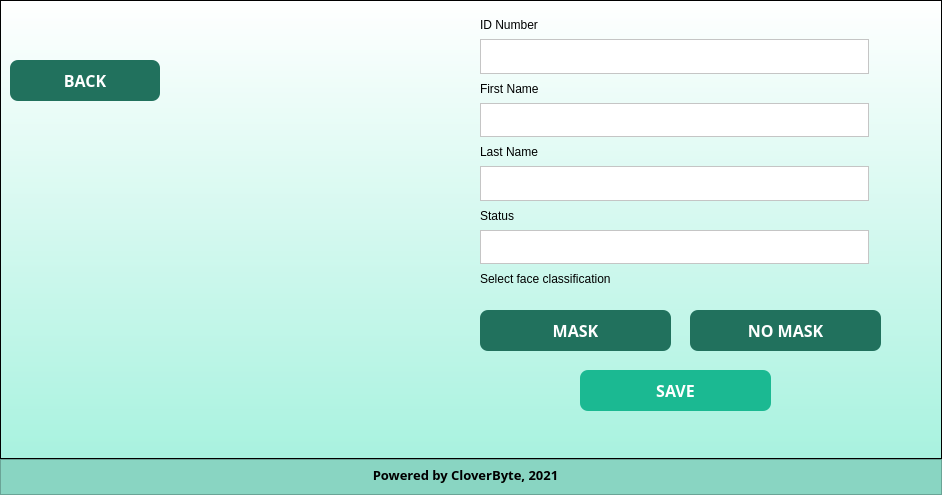
<?xml version="1.0" encoding="UTF-8"?>
<ui version="4.0">
 <class>MainWindow</class>
 <widget class="QMainWindow" name="MainWindow">
  <property name="geometry">
   <rect>
    <x>0</x>
    <y>0</y>
    <width>942</width>
    <height>495</height>
   </rect>
  </property>
  <property name="minimumSize">
   <size>
    <width>942</width>
    <height>495</height>
   </size>
  </property>
  <property name="maximumSize">
   <size>
    <width>942</width>
    <height>495</height>
   </size>
  </property>
  <property name="windowTitle">
   <string>MainWindow</string>
  </property>
  <widget class="QWidget" name="centralwidget">
   <layout class="QVBoxLayout" name="verticalLayout">
    <property name="spacing">
     <number>0</number>
    </property>
    <property name="leftMargin">
     <number>0</number>
    </property>
    <property name="topMargin">
     <number>0</number>
    </property>
    <property name="rightMargin">
     <number>0</number>
    </property>
    <property name="bottomMargin">
     <number>0</number>
    </property>
    <item>
     <widget class="QFrame" name="frame">
      <property name="styleSheet">
       <string notr="true">background-color: qlineargradient(spread:pad, x1:0.5, y1:1, x2:0.5, y2:0, stop:0 rgba(168, 242, 223, 255), stop:1 rgba(255, 255, 255, 255))</string>
      </property>
      <property name="frameShape">
       <enum>QFrame::StyledPanel</enum>
      </property>
      <property name="frameShadow">
       <enum>QFrame::Raised</enum>
      </property>
      <widget class="QPushButton" name="nomaskbtn">
       <property name="geometry">
        <rect>
         <x>690</x>
         <y>310</y>
         <width>191</width>
         <height>41</height>
        </rect>
       </property>
       <property name="minimumSize">
        <size>
         <width>191</width>
         <height>41</height>
        </size>
       </property>
       <property name="font">
        <font>
         <family>Work Sans</family>
         <pointsize>12</pointsize>
         <weight>75</weight>
         <bold>true</bold>
        </font>
       </property>
       <property name="styleSheet">
        <string notr="true">QPushButton{
	background-color: rgb(33, 113, 93);
	border: none;
	color: rgb(255, 255, 255);
	border-radius: 8px;
}
QPushButton:hover{
	background-color: rgb(31, 211, 166);
}
QPushButton:pressed{
	background-color: rgb(22, 154, 121)
}</string>
       </property>
       <property name="text">
        <string>NO MASK</string>
       </property>
       <property name="flat">
        <bool>false</bool>
       </property>
      </widget>
      <widget class="QPushButton" name="maskbtn">
       <property name="geometry">
        <rect>
         <x>480</x>
         <y>310</y>
         <width>191</width>
         <height>41</height>
        </rect>
       </property>
       <property name="minimumSize">
        <size>
         <width>191</width>
         <height>41</height>
        </size>
       </property>
       <property name="font">
        <font>
         <family>Work Sans</family>
         <pointsize>12</pointsize>
         <weight>75</weight>
         <bold>true</bold>
        </font>
       </property>
       <property name="autoFillBackground">
        <bool>false</bool>
       </property>
       <property name="styleSheet">
        <string notr="true">QPushButton{
	background-color: rgb(33, 113, 93);
	border: none;
	color: rgb(255, 255, 255);
	border-radius: 8px;
}
QPushButton:hover{
	background-color: rgb(31, 211, 166);
}
QPushButton:pressed{
	background-color: rgb(22, 154, 121)
}</string>
       </property>
       <property name="text">
        <string>MASK</string>
       </property>
       <property name="flat">
        <bool>false</bool>
       </property>
      </widget>
      <widget class="QPushButton" name="savebtn">
       <property name="geometry">
        <rect>
         <x>580</x>
         <y>370</y>
         <width>191</width>
         <height>41</height>
        </rect>
       </property>
       <property name="minimumSize">
        <size>
         <width>191</width>
         <height>41</height>
        </size>
       </property>
       <property name="font">
        <font>
         <family>Work Sans</family>
         <pointsize>12</pointsize>
         <weight>75</weight>
         <bold>true</bold>
        </font>
       </property>
       <property name="styleSheet">
        <string notr="true">QPushButton{
	background-color: rgb(27, 185, 146);
	border: none;
	color: rgb(255, 255, 255);
	border-radius: 8px;
}
QPushButton:hover{
	background-color: rgb(31, 211, 166);
}
QPushButton:pressed{
	background-color: rgb(22, 154, 121)
}</string>
       </property>
       <property name="text">
        <string>SAVE</string>
       </property>
       <property name="flat">
        <bool>false</bool>
       </property>
      </widget>
      <widget class="QPushButton" name="gobackbtn">
       <property name="geometry">
        <rect>
         <x>10</x>
         <y>60</y>
         <width>150</width>
         <height>41</height>
        </rect>
       </property>
       <property name="minimumSize">
        <size>
         <width>150</width>
         <height>41</height>
        </size>
       </property>
       <property name="font">
        <font>
         <family>Work Sans</family>
         <pointsize>12</pointsize>
         <weight>75</weight>
         <bold>true</bold>
        </font>
       </property>
       <property name="styleSheet">
        <string notr="true">QPushButton{
	background-color: rgb(33, 113, 93);
	border: none;
	color: rgb(255, 255, 255);
	border-radius: 8px;
}
QPushButton:hover{
	background-color: rgb(46, 159, 131);
}
QPushButton:pressed{
	background-color: rgb(29, 100, 82);
}</string>
       </property>
       <property name="text">
        <string>BACK</string>
       </property>
       <property name="flat">
        <bool>false</bool>
       </property>
      </widget>
      <widget class="QLabel" name="label_6">
       <property name="geometry">
        <rect>
         <x>480</x>
         <y>270</y>
         <width>171</width>
         <height>17</height>
        </rect>
       </property>
       <property name="autoFillBackground">
        <bool>false</bool>
       </property>
       <property name="styleSheet">
        <string notr="true">background-color: transparent;</string>
       </property>
       <property name="text">
        <string>Select face classification</string>
       </property>
      </widget>
      <widget class="QLabel" name="label_5">
       <property name="geometry">
        <rect>
         <x>480</x>
         <y>207</y>
         <width>389</width>
         <height>17</height>
        </rect>
       </property>
       <property name="autoFillBackground">
        <bool>false</bool>
       </property>
       <property name="styleSheet">
        <string notr="true">background-color: transparent;</string>
       </property>
       <property name="text">
        <string>Status</string>
       </property>
      </widget>
      <widget class="QLabel" name="label_4">
       <property name="geometry">
        <rect>
         <x>480</x>
         <y>143</y>
         <width>389</width>
         <height>17</height>
        </rect>
       </property>
       <property name="autoFillBackground">
        <bool>false</bool>
       </property>
       <property name="styleSheet">
        <string notr="true">background-color: transparent;</string>
       </property>
       <property name="text">
        <string>Last Name</string>
       </property>
      </widget>
      <widget class="QLabel" name="label">
       <property name="geometry">
        <rect>
         <x>480</x>
         <y>16</y>
         <width>389</width>
         <height>17</height>
        </rect>
       </property>
       <property name="autoFillBackground">
        <bool>false</bool>
       </property>
       <property name="styleSheet">
        <string notr="true">background-color: transparent;</string>
       </property>
       <property name="text">
        <string>ID Number</string>
       </property>
      </widget>
      <widget class="QTextEdit" name="idtext">
       <property name="geometry">
        <rect>
         <x>480</x>
         <y>39</y>
         <width>389</width>
         <height>35</height>
        </rect>
       </property>
       <property name="styleSheet">
        <string notr="true">background-color: rgb(255, 255, 255);</string>
       </property>
      </widget>
      <widget class="QTextEdit" name="lastnametext">
       <property name="geometry">
        <rect>
         <x>480</x>
         <y>166</y>
         <width>389</width>
         <height>35</height>
        </rect>
       </property>
       <property name="styleSheet">
        <string notr="true">background-color: rgb(255, 255, 255);</string>
       </property>
      </widget>
      <widget class="QTextEdit" name="statustext">
       <property name="geometry">
        <rect>
         <x>480</x>
         <y>230</y>
         <width>389</width>
         <height>34</height>
        </rect>
       </property>
       <property name="styleSheet">
        <string notr="true">background-color: rgb(255, 255, 255);</string>
       </property>
      </widget>
      <widget class="QTextEdit" name="firstnametext">
       <property name="geometry">
        <rect>
         <x>480</x>
         <y>103</y>
         <width>389</width>
         <height>34</height>
        </rect>
       </property>
       <property name="styleSheet">
        <string notr="true">background-color: rgb(255, 255, 255);</string>
       </property>
      </widget>
      <widget class="QLabel" name="label_2">
       <property name="geometry">
        <rect>
         <x>480</x>
         <y>80</y>
         <width>389</width>
         <height>17</height>
        </rect>
       </property>
       <property name="autoFillBackground">
        <bool>false</bool>
       </property>
       <property name="styleSheet">
        <string notr="true">background-color: transparent;</string>
       </property>
       <property name="text">
        <string>First Name</string>
       </property>
      </widget>
     </widget>
    </item>
    <item>
     <widget class="QFrame" name="footer">
      <property name="minimumSize">
       <size>
        <width>0</width>
        <height>36</height>
       </size>
      </property>
      <property name="maximumSize">
       <size>
        <width>16777215</width>
        <height>36</height>
       </size>
      </property>
      <property name="styleSheet">
       <string notr="true">background-color: rgb(137, 213, 194)</string>
      </property>
      <property name="frameShape">
       <enum>QFrame::StyledPanel</enum>
      </property>
      <property name="frameShadow">
       <enum>QFrame::Raised</enum>
      </property>
      <widget class="QLabel" name="trademark">
       <property name="geometry">
        <rect>
         <x>340</x>
         <y>-20</y>
         <width>251</width>
         <height>71</height>
        </rect>
       </property>
       <property name="minimumSize">
        <size>
         <width>151</width>
         <height>71</height>
        </size>
       </property>
       <property name="font">
        <font>
         <family>Work Sans SemiBold</family>
         <pointsize>10</pointsize>
         <weight>75</weight>
         <bold>true</bold>
        </font>
       </property>
       <property name="styleSheet">
        <string notr="true">background: transparent</string>
       </property>
       <property name="text">
        <string>Powered by CloverByte, 2021</string>
       </property>
       <property name="alignment">
        <set>Qt::AlignCenter</set>
       </property>
      </widget>
     </widget>
    </item>
   </layout>
  </widget>
  <action name="actionHome">
   <property name="checkable">
    <bool>true</bool>
   </property>
   <property name="icon">
    <iconset>
     <normaloff>back_icon.png</normaloff>back_icon.png</iconset>
   </property>
   <property name="text">
    <string>Home</string>
   </property>
  </action>
 </widget>
 <resources>
  <include location="resources.qrc"/>
 </resources>
 <connections/>
</ui>
